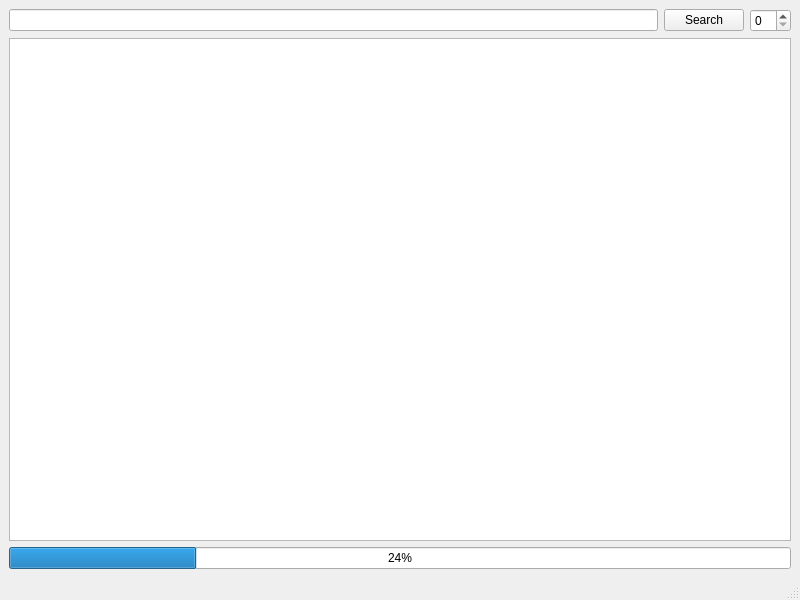
<?xml version="1.0" encoding="UTF-8"?>
<ui version="4.0">
 <class>SiteSearch</class>
 <widget class="QMainWindow" name="SiteSearch">
  <property name="geometry">
   <rect>
    <x>0</x>
    <y>0</y>
    <width>800</width>
    <height>600</height>
   </rect>
  </property>
  <property name="windowTitle">
   <string>Site</string>
  </property>
  <widget class="QWidget" name="centralwidget">
   <layout class="QVBoxLayout" name="verticalLayout">
    <item>
     <layout class="QHBoxLayout" name="horizontalLayout">
      <item>
       <widget class="QLineEdit" name="searchLineEdit"/>
      </item>
      <item>
       <widget class="QPushButton" name="searchPushButton">
        <property name="text">
         <string>Search</string>
        </property>
       </widget>
      </item>
      <item>
       <widget class="QSpinBox" name="refreshSpinBox"/>
      </item>
     </layout>
    </item>
    <item>
     <widget class="QTableView" name="tableView">
      <property name="sizeAdjustPolicy">
       <enum>QAbstractScrollArea::SizeAdjustPolicy::AdjustToContentsOnFirstShow</enum>
      </property>
      <property name="editTriggers">
       <set>QAbstractItemView::EditTrigger::NoEditTriggers</set>
      </property>
      <property name="selectionMode">
       <enum>QAbstractItemView::SelectionMode::SingleSelection</enum>
      </property>
      <property name="selectionBehavior">
       <enum>QAbstractItemView::SelectionBehavior::SelectRows</enum>
      </property>
     </widget>
    </item>
    <item>
     <widget class="QProgressBar" name="progressBar">
      <property name="value">
       <number>24</number>
      </property>
     </widget>
    </item>
   </layout>
  </widget>
  <widget class="QMenuBar" name="menubar">
   <property name="geometry">
    <rect>
     <x>0</x>
     <y>0</y>
     <width>800</width>
     <height>33</height>
    </rect>
   </property>
  </widget>
  <widget class="QStatusBar" name="statusbar"/>
 </widget>
 <resources/>
 <connections/>
</ui>
